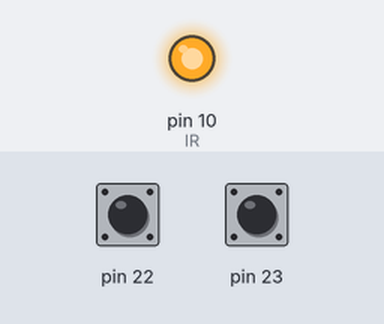
Bench run of a sketch on a simulated Arduino Mega 2560, built with avr-gcc and run on an emulated ATmega2560. Parts: output pins drawn as LEDs (lit = HIGH). Inputs (shaded band) come from the test bench; at power-on: pin 22 HIGH, pin 23 HIGH.

Above: at 1.2 s.
1.3 s: pin 22 pulled LOW for 0.15 s
At 1.37 s:
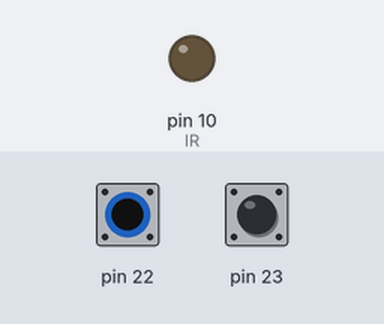
2.9 s: pin 22 pulled LOW for 3.2 s
At 7.3 s:
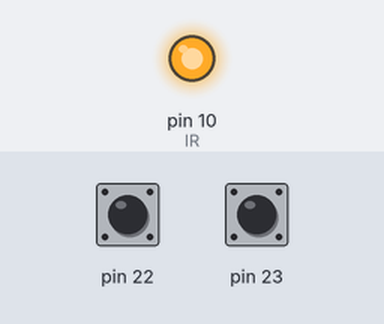
7.6 s: pin 23 pulled LOW for 3.2 s
At 8.5 s:
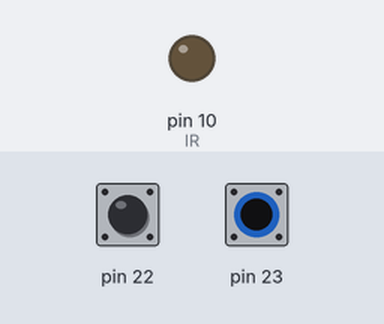
Timing chart, 0 to 12.3 s (numbered marks = the images above; inputs shaded):
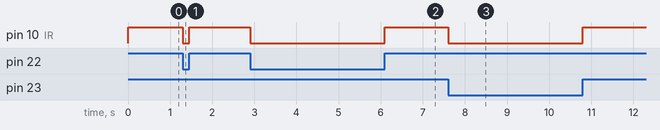

The sketch:

IN-OUT.ino
```cpp
#include <avr/io.h>
#include <util/delay.h>
#define F_CPU 8000000UL
void setup() {
  DDRB|=(1<<PB4);//IR LED Output declaration
  //default all I/O are inputs
  PORTA|=((1<<PA1)|(1<<PA0));//Input pullup declaration
}
void loop() {
  if((PINA&0X03)==0X03){
  PORTB|=(1<< PB4);
  }
  else{
  PORTB&=(0<< PB4);
  }
}
```

Measured:
- after the input at 1.3 s, pin 10 (IR): HIGH → LOW at once, → HIGH 0.15 s later
- after the input at 2.9 s, pin 10 (IR): HIGH → LOW at once, → HIGH 3.2 s later
- after the input at 7.6 s, pin 10 (IR): HIGH → LOW at once, → HIGH 3.2 s later
